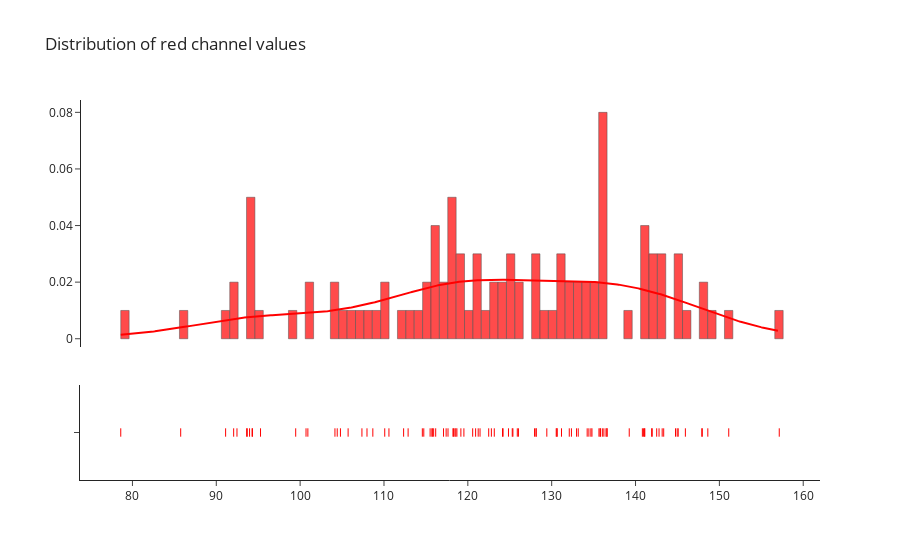

The cell this chart's notebook holds for it:
### Code cell
fig = ff.create_distplot([red_values], group_labels=["R"], colors=["red"])
fig.update_layout(showlegend=False, template="simple_white")
fig.update_layout(title_text="Distribution of red channel values")
fig.data[0].marker.line.color = 'rgb(0, 0, 0)'
fig.data[0].marker.line.width = 0.5
fig

### Figure 1 — Plotly figure (JSON) as saved in the notebook; plotly's stock layout.template omitted (floating-point values rounded to 4 significant figures; data arrays with more than 128 entries replaced by an {"elided": "..."} marker saying what was removed)
{"data": [{"autobinx": false, "histnorm": "probability density", "legendgroup": "R", "marker": {"color": "red", "line": {"color": "rgb(0, 0, 0)", "width": 0.5}}, "name": "R", "opacity": 0.7, "type": "histogram", "x": [125.3, 139.2, 128.0, 100.7, 118.5, 128.1, 132.1, 99.47, 142.0, 135.8, 141.9, 93.69, 104.2, 129.4, 117.1, 126.0, 142.8, 120.9, 124.8, 124.2, 145.0, 108.7, 116.2, 112.9, 134.4, 94.27, 95.28, 130.6, 112.3, 140.8, 117.6, 134.8, 118.6, 125.9, 122.5, 104.8, 117.4, 115.5, 121.5, 120.6, 110.6, 118.3, 92.47, 118.2, 140.9, 157.1, 115.7, 110.1, 144.8, 134.2, 115.9, 148.6, 132.4, 136.6, 151.1, 123.2, 91.11, 134.7, 100.9, 136.0, 141.1, 107.4, 94.32, 135.6, 92.07, 128.2, 119.2, 119.5, 93.62, 136.2, 124.1, 145.1, 131.2, 93.97, 114.6, 143.4, 121.2, 141.1, 78.61, 118.7, 136.6, 136.5, 114.7, 108.0, 147.9, 130.7, 143.2, 125.4, 142.5, 105.7, 145.9, 85.76, 104.4, 122.8, 130.5, 148.0, 133.0, 133.2, 115.8, 135.8], "xaxis": "x", "xbins": {"end": 157.1, "size": 1, "start": 78.61}, "yaxis": "y"}, {"legendgroup": "R", "marker": {"color": "red"}, "mode": "lines", "name": "R", "showlegend": false, "type": "scatter", "x": {"elided": "500 float values"}, "xaxis": "x", "y": {"elided": "500 float values"}, "yaxis": "y"}, {"legendgroup": "R", "marker": {"color": "red", "symbol": "line-ns-open"}, "mode": "markers", "name": "R", "showlegend": false, "type": "scatter", "x": [125.3, 139.2, 128.0, 100.7, 118.5, 128.1, 132.1, 99.47, 142.0, 135.8, 141.9, 93.69, 104.2, 129.4, 117.1, 126.0, 142.8, 120.9, 124.8, 124.2, 145.0, 108.7, 116.2, 112.9, 134.4, 94.27, 95.28, 130.6, 112.3, 140.8, 117.6, 134.8, 118.6, 125.9, 122.5, 104.8, 117.4, 115.5, 121.5, 120.6, 110.6, 118.3, 92.47, 118.2, 140.9, 157.1, 115.7, 110.1, 144.8, 134.2, 115.9, 148.6, 132.4, 136.6, 151.1, 123.2, 91.11, 134.7, 100.9, 136.0, 141.1, 107.4, 94.32, 135.6, 92.07, 128.2, 119.2, 119.5, 93.62, 136.2, 124.1, 145.1, 131.2, 93.97, 114.6, 143.4, 121.2, 141.1, 78.61, 118.7, 136.6, 136.5, 114.7, 108.0, 147.9, 130.7, 143.2, 125.4, 142.5, 105.7, 145.9, 85.76, 104.4, 122.8, 130.5, 148.0, 133.0, 133.2, 115.8, 135.8], "xaxis": "x", "y": ["R", "R", "R", "R", "R", "R", "R", "R", "R", "R", "R", "R", "R", "R", "R", "R", "R", "R", "R", "R", "R", "R", "R", "R", "R", "R", "R", "R", "R", "R", "R", "R", "R", "R", "R", "R", "R", "R", "R", "R", "R", "R", "R", "R", "R", "R", "R", "R", "R", "R", "R", "R", "R", "R", "R", "R", "R", "R", "R", "R", "R", "R", "R", "R", "R", "R", "R", "R", "R", "R", "R", "R", "R", "R", "R", "R", "R", "R", "R", "R", "R", "R", "R", "R", "R", "R", "R", "R", "R", "R", "R", "R", "R", "R", "R", "R", "R", "R", "R", "R"], "yaxis": "y2"}], "layout": {"barmode": "overlay", "hovermode": "closest", "legend": {"traceorder": "reversed"}, "showlegend": false, "title": {"text": "Distribution of red channel values"}, "xaxis": {"anchor": "y2", "domain": [0, 1], "zeroline": false}, "yaxis": {"anchor": "free", "domain": [0.35, 1], "position": 0}, "yaxis2": {"anchor": "x", "domain": [0, 0.25], "dtick": 1, "showticklabels": false}}}
